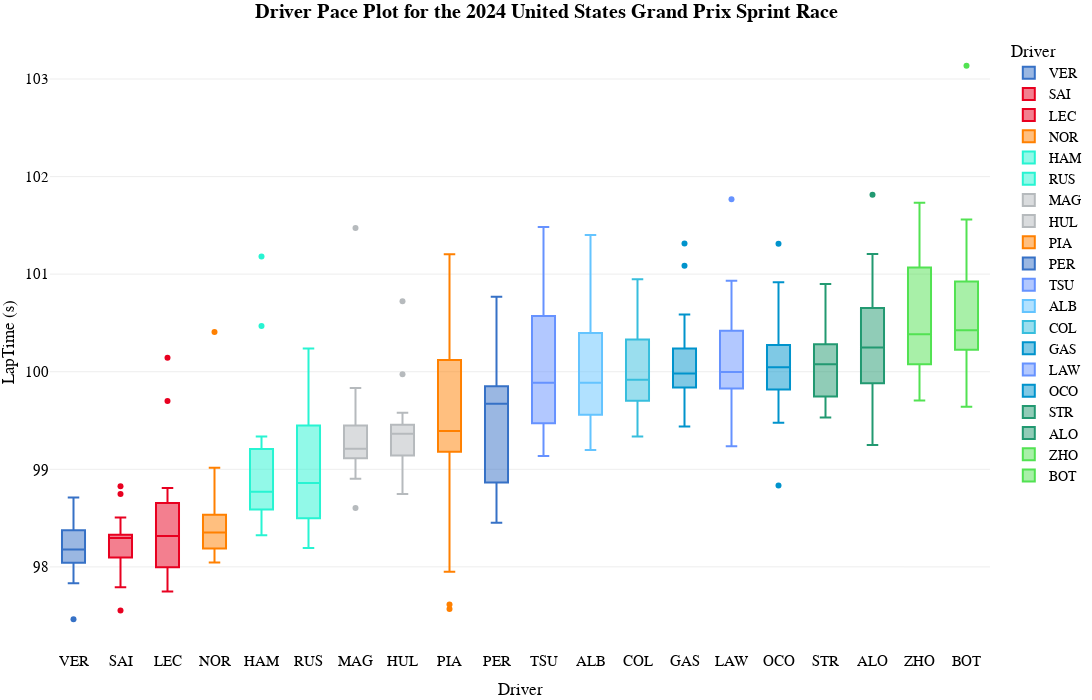

Notebook source saved alongside this figure:
### Code cell
fig_pace=px.box(
    transformed_laps.sort_values(by=["median","LapNumber"]),
    x="Driver",
    y="LapTime (s)",
    color='Driver',
    template="xgridoff",
    title="<b>Driver Pace Plot for the {} {} Sprint Race</b>".format(year,gp),
    # palette=team_palette,
    # whiskerprops=dict(color="white"),
    # boxprops=dict(edgecolor="white"),
    # medianprops=dict(color="grey"),
    # capprops=dict(color="white"),
    height=700, width=1200,

color_discrete_map={
                 "ALB": "#64C4FF",
                 "ALO": "#229971",
                 "BOT": "#52e252",
                 "COL": "#37BEDD",
                 "GAS": "#0093cc",
                 "HAM": "#27F4D2",
                 "HUL": "#B6BABD",
                 "LAW": "#6692FF",
                 "LEC": "#E80020",
                 "MAG": "#B6BABD",
                 "NOR": "#FF8000",
                 "OCO": "#0093cc",
                 "PER": "#3671C6",
                 "PIA": "#FF8000",
                 "RIC": "#6692FF",
                 "RUS": "#27F4D2",
                 "SAI": "#E80020",
                 "SAR": "#37BEDD",
                 "STR": "#229971",
                 "TSU": "#6692FF",
                 "VER": "#3671C6",
                 "ZHO": "#52e252"
          }
)
fig_pace.update_traces(opacity=1)
fig_pace.update_layout(
    title_x=0.5,
    hoverlabel=dict(
    bgcolor="white",
    font_size=16,
    font_family="PT Sans Narrow"
    ),
    yaxis = dict(tickfont = dict(size=15)),
    xaxis = dict(tickfont = dict(size=15)),
    font=dict(
        family="PT Sans Narrow",
        size=14,
        color="Black"
    ),
    title_font_family="PT Sans Narrow",
    margin=dict(l=50, r=5, t=35, b=50)
)
fig_pace.show()

### Figure 1 — Plotly figure (JSON) as saved in the notebook; plotly's stock layout.template omitted (floating-point values rounded to 4 significant figures)
{"data": [{"alignmentgroup": "True", "hovertemplate": "Driver=%{x}<br>LapTime (s)=%{y}<extra></extra>", "legendgroup": "VER", "marker": {"color": "#3671C6"}, "name": "VER", "notched": false, "offsetgroup": "VER", "opacity": 1, "orientation": "v", "showlegend": true, "type": "box", "x": ["VER", "VER", "VER", "VER", "VER", "VER", "VER", "VER", "VER", "VER", "VER", "VER", "VER", "VER", "VER", "VER", "VER", "VER"], "x0": " ", "xaxis": "x", "y": [98.69, 97.91, 98.15, 98.43, 98.29, 98.39, 98.71, 98.22, 98.19, 97.92, 98.04, 98.38, 98.36, 98.17, 98.17, 97.83, 98.05, 97.46], "y0": " ", "yaxis": "y"}, {"alignmentgroup": "True", "hovertemplate": "Driver=%{x}<br>LapTime (s)=%{y}<extra></extra>", "legendgroup": "SAI", "marker": {"color": "#E80020"}, "name": "SAI", "notched": false, "offsetgroup": "SAI", "opacity": 1, "orientation": "v", "showlegend": true, "type": "box", "x": ["SAI", "SAI", "SAI", "SAI", "SAI", "SAI", "SAI", "SAI", "SAI", "SAI", "SAI", "SAI", "SAI", "SAI", "SAI", "SAI", "SAI", "SAI"], "x0": " ", "xaxis": "x", "y": [98.51, 98.3, 98.83, 98.33, 98.29, 98.41, 98.75, 98.11, 98.31, 98.02, 98.1, 98.1, 98.18, 98.3, 98.33, 97.79, 98.05, 97.55], "y0": " ", "yaxis": "y"}, {"alignmentgroup": "True", "hovertemplate": "Driver=%{x}<br>LapTime (s)=%{y}<extra></extra>", "legendgroup": "LEC", "marker": {"color": "#E80020"}, "name": "LEC", "notched": false, "offsetgroup": "LEC", "opacity": 1, "orientation": "v", "showlegend": true, "type": "box", "x": ["LEC", "LEC", "LEC", "LEC", "LEC", "LEC", "LEC", "LEC", "LEC", "LEC", "LEC", "LEC", "LEC", "LEC", "LEC", "LEC", "LEC", "LEC"], "x0": " ", "xaxis": "x", "y": [98.66, 98.03, 98.66, 99.7, 98.22, 98.42, 98.58, 98.81, 98.45, 97.75, 97.83, 98.0, 98.58, 98.11, 98.19, 97.75, 97.85, 100.1], "y0": " ", "yaxis": "y"}, {"alignmentgroup": "True", "hovertemplate": "Driver=%{x}<br>LapTime (s)=%{y}<extra></extra>", "legendgroup": "NOR", "marker": {"color": "#FF8000"}, "name": "NOR", "notched": false, "offsetgroup": "NOR", "opacity": 1, "orientation": "v", "showlegend": true, "type": "box", "x": ["NOR", "NOR", "NOR", "NOR", "NOR", "NOR", "NOR", "NOR", "NOR", "NOR", "NOR", "NOR", "NOR", "NOR", "NOR", "NOR", "NOR", "NOR"], "x0": " ", "xaxis": "x", "y": [98.58, 98.05, 98.44, 98.58, 99.02, 98.15, 98.36, 98.12, 98.28, 98.45, 98.33, 98.31, 98.35, 98.19, 98.53, 98.05, 98.43, 100.4], "y0": " ", "yaxis": "y"}, {"alignmentgroup": "True", "hovertemplate": "Driver=%{x}<br>LapTime (s)=%{y}<extra></extra>", "legendgroup": "HAM", "marker": {"color": "#27F4D2"}, "name": "HAM", "notched": false, "offsetgroup": "HAM", "opacity": 1, "orientation": "v", "showlegend": true, "type": "box", "x": ["HAM", "HAM", "HAM", "HAM", "HAM", "HAM", "HAM", "HAM", "HAM", "HAM", "HAM", "HAM", "HAM", "HAM", "HAM", "HAM", "HAM", "HAM"], "x0": " ", "xaxis": "x", "y": [98.94, 98.7, 98.82, 98.59, 98.5, 98.64, 99.21, 101.2, 99.2, 98.32, 98.63, 98.56, 99.34, 98.94, 98.72, 98.37, 99.24, 100.5], "y0": " ", "yaxis": "y"}, {"alignmentgroup": "True", "hovertemplate": "Driver=%{x}<br>LapTime (s)=%{y}<extra></extra>", "legendgroup": "RUS", "marker": {"color": "#27F4D2"}, "name": "RUS", "notched": false, "offsetgroup": "RUS", "opacity": 1, "orientation": "v", "showlegend": true, "type": "box", "x": ["RUS", "RUS", "RUS", "RUS", "RUS", "RUS", "RUS", "RUS", "RUS", "RUS", "RUS", "RUS", "RUS", "RUS", "RUS", "RUS", "RUS", "RUS"], "x0": " ", "xaxis": "x", "y": [98.45, 98.19, 98.3, 98.45, 99.13, 98.5, 98.64, 99.65, 100.2, 99.68, 99.5, 98.96, 98.93, 99.45, 99.1, 98.56, 98.7, 98.78], "y0": " ", "yaxis": "y"}, {"alignmentgroup": "True", "hovertemplate": "Driver=%{x}<br>LapTime (s)=%{y}<extra></extra>", "legendgroup": "MAG", "marker": {"color": "#B6BABD"}, "name": "MAG", "notched": false, "offsetgroup": "MAG", "opacity": 1, "orientation": "v", "showlegend": true, "type": "box", "x": ["MAG", "MAG", "MAG", "MAG", "MAG", "MAG", "MAG", "MAG", "MAG", "MAG", "MAG", "MAG", "MAG", "MAG", "MAG", "MAG", "MAG", "MAG"], "x0": " ", "xaxis": "x", "y": [99.83, 99.56, 98.91, 101.5, 98.6, 99.29, 99.08, 99.11, 99.45, 98.9, 99.3, 99.38, 99.19, 99.19, 99.56, 99.21, 99.21, 99.12], "y0": " ", "yaxis": "y"}, {"alignmentgroup": "True", "hovertemplate": "Driver=%{x}<br>LapTime (s)=%{y}<extra></extra>", "legendgroup": "HUL", "marker": {"color": "#B6BABD"}, "name": "HUL", "notched": false, "offsetgroup": "HUL", "opacity": 1, "orientation": "v", "showlegend": true, "type": "box", "x": ["HUL", "HUL", "HUL", "HUL", "HUL", "HUL", "HUL", "HUL", "HUL", "HUL", "HUL", "HUL", "HUL", "HUL", "HUL", "HUL", "HUL", "HUL"], "x0": " ", "xaxis": "x", "y": [100.7, 99.46, 99.31, 99.97, 99.58, 99.15, 99.41, 99.45, 99.36, 99.14, 99.38, 98.83, 98.95, 99.37, 98.75, 98.98, 99.26, 99.47], "y0": " ", "yaxis": "y"}, {"alignmentgroup": "True", "hovertemplate": "Driver=%{x}<br>LapTime (s)=%{y}<extra></extra>", "legendgroup": "PIA", "marker": {"color": "#FF8000"}, "name": "PIA", "notched": false, "offsetgroup": "PIA", "opacity": 1, "orientation": "v", "showlegend": true, "type": "box", "x": ["PIA", "PIA", "PIA", "PIA", "PIA", "PIA", "PIA", "PIA", "PIA", "PIA", "PIA", "PIA", "PIA", "PIA", "PIA", "PIA", "PIA", "PIA"], "x0": " ", "xaxis": "x", "y": [101.2, 100.8, 100.0, 99.08, 99.27, 99.26, 99.18, 99.46, 100.1, 100.4, 99.24, 100.1, 101.2, 99.91, 99.33, 97.95, 97.61, 97.57], "y0": " ", "yaxis": "y"}, {"alignmentgroup": "True", "hovertemplate": "Driver=%{x}<br>LapTime (s)=%{y}<extra></extra>", "legendgroup": "PER", "marker": {"color": "#3671C6"}, "name": "PER", "notched": false, "offsetgroup": "PER", "opacity": 1, "orientation": "v", "showlegend": true, "type": "box", "x": ["PER", "PER", "PER", "PER", "PER", "PER", "PER", "PER", "PER", "PER", "PER", "PER", "PER", "PER", "PER", "PER", "PER", "PER"], "x0": " ", "xaxis": "x", "y": [100.8, 99.85, 99.39, 99.82, 99.65, 99.5, 99.76, 100.2, 99.71, 99.69, 100.2, 100.0, 98.86, 99.21, 98.73, 98.74, 98.85, 98.45], "y0": " ", "yaxis": "y"}, {"alignmentgroup": "True", "hovertemplate": "Driver=%{x}<br>LapTime (s)=%{y}<extra></extra>", "legendgroup": "TSU", "marker": {"color": "#6692FF"}, "name": "TSU", "notched": false, "offsetgroup": "TSU", "opacity": 1, "orientation": "v", "showlegend": true, "type": "box", "x": ["TSU", "TSU", "TSU", "TSU", "TSU", "TSU", "TSU", "TSU", "TSU", "TSU", "TSU", "TSU", "TSU", "TSU", "TSU", "TSU", "TSU", "TSU"], "x0": " ", "xaxis": "x", "y": [100.7, 99.18, 99.36, 99.31, 100.4, 100.4, 99.85, 99.92, 99.76, 99.58, 101.5, 100.6, 100.9, 100.1, 101.0, 99.47, 99.6, 99.14], "y0": " ", "yaxis": "y"}, {"alignmentgroup": "True", "hovertemplate": "Driver=%{x}<br>LapTime (s)=%{y}<extra></extra>", "legendgroup": "ALB", "marker": {"color": "#64C4FF"}, "name": "ALB", "notched": false, "offsetgroup": "ALB", "opacity": 1, "orientation": "v", "showlegend": true, "type": "box", "x": ["ALB", "ALB", "ALB", "ALB", "ALB", "ALB", "ALB", "ALB", "ALB", "ALB", "ALB", "ALB", "ALB", "ALB", "ALB", "ALB", "ALB", "ALB"], "x0": " ", "xaxis": "x", "y": [101.4, 101.3, 100.6, 100.3, 100.4, 100.4, 100.1, 100.1, 99.93, 99.56, 99.5, 99.21, 99.46, 99.8, 99.67, 99.2, 99.85, 99.75], "y0": " ", "yaxis": "y"}, {"alignmentgroup": "True", "hovertemplate": "Driver=%{x}<br>LapTime (s)=%{y}<extra></extra>", "legendgroup": "COL", "marker": {"color": "#37BEDD"}, "name": "COL", "notched": false, "offsetgroup": "COL", "opacity": 1, "orientation": "v", "showlegend": true, "type": "box", "x": ["COL", "COL", "COL", "COL", "COL", "COL", "COL", "COL", "COL", "COL", "COL", "COL", "COL", "COL", "COL", "COL", "COL", "COL"], "x0": " ", "xaxis": "x", "y": [100.7, 100.2, 99.82, 99.76, 99.61, 99.83, 99.38, 99.7, 100.1, 100.0, 100.9, 100.5, 100.7, 100.3, 100.2, 99.54, 99.7, 99.33], "y0": " ", "yaxis": "y"}, {"alignmentgroup": "True", "hovertemplate": "Driver=%{x}<br>LapTime (s)=%{y}<extra></extra>", "legendgroup": "GAS", "marker": {"color": "#0093cc"}, "name": "GAS", "notched": false, "offsetgroup": "GAS", "opacity": 1, "orientation": "v", "showlegend": true, "type": "box", "x": ["GAS", "GAS", "GAS", "GAS", "GAS", "GAS", "GAS", "GAS", "GAS", "GAS", "GAS", "GAS", "GAS", "GAS", "GAS", "GAS", "GAS", "GAS"], "x0": " ", "xaxis": "x", "y": [101.1, 100.6, 101.3, 99.85, 99.8, 99.58, 99.84, 100.2, 99.99, 99.98, 99.89, 100.3, 100.1, 100.2, 100.1, 99.76, 99.86, 99.44], "y0": " ", "yaxis": "y"}, {"alignmentgroup": "True", "hovertemplate": "Driver=%{x}<br>LapTime (s)=%{y}<extra></extra>", "legendgroup": "LAW", "marker": {"color": "#6692FF"}, "name": "LAW", "notched": false, "offsetgroup": "LAW", "opacity": 1, "orientation": "v", "showlegend": true, "type": "box", "x": ["LAW", "LAW", "LAW", "LAW", "LAW", "LAW", "LAW", "LAW", "LAW", "LAW", "LAW", "LAW", "LAW", "LAW", "LAW", "LAW", "LAW", "LAW"], "x0": " ", "xaxis": "x", "y": [100.9, 100.9, 100.4, 100.5, 101.8, 99.24, 99.55, 99.91, 100.0, 100.2, 99.83, 100.1, 99.92, 100.2, 99.93, 99.7, 99.74, 99.98], "y0": " ", "yaxis": "y"}, {"alignmentgroup": "True", "hovertemplate": "Driver=%{x}<br>LapTime (s)=%{y}<extra></extra>", "legendgroup": "OCO", "marker": {"color": "#0093cc"}, "name": "OCO", "notched": false, "offsetgroup": "OCO", "opacity": 1, "orientation": "v", "showlegend": true, "type": "box", "x": ["OCO", "OCO", "OCO", "OCO", "OCO", "OCO", "OCO", "OCO", "OCO", "OCO", "OCO", "OCO", "OCO", "OCO", "OCO", "OCO", "OCO", "OCO"], "x0": " ", "xaxis": "x", "y": [101.3, 100.9, 100.4, 100.3, 100.1, 98.83, 99.56, 99.9, 99.83, 100.0, 99.82, 100.1, 100.1, 100.1, 100.3, 99.72, 99.94, 99.48], "y0": " ", "yaxis": "y"}, {"alignmentgroup": "True", "hovertemplate": "Driver=%{x}<br>LapTime (s)=%{y}<extra></extra>", "legendgroup": "STR", "marker": {"color": "#229971"}, "name": "STR", "notched": false, "offsetgroup": "STR", "opacity": 1, "orientation": "v", "showlegend": true, "type": "box", "x": ["STR", "STR", "STR", "STR", "STR", "STR", "STR", "STR", "STR", "STR", "STR", "STR", "STR", "STR", "STR", "STR", "STR", "STR"], "x0": " ", "xaxis": "x", "y": [100.9, 100.4, 100.0, 99.68, 99.61, 100.8, 100.0, 100.0, 100.1, 100.1, 99.75, 100.2, 100.3, 100.6, 100.2, 99.87, 99.69, 99.53], "y0": " ", "yaxis": "y"}, {"alignmentgroup": "True", "hovertemplate": "Driver=%{x}<br>LapTime (s)=%{y}<extra></extra>", "legendgroup": "ALO", "marker": {"color": "#229971"}, "name": "ALO", "notched": false, "offsetgroup": "ALO", "opacity": 1, "orientation": "v", "showlegend": true, "type": "box", "x": ["ALO", "ALO", "ALO", "ALO", "ALO", "ALO", "ALO", "ALO", "ALO", "ALO", "ALO", "ALO", "ALO", "ALO", "ALO", "ALO", "ALO", "ALO"], "x0": " ", "xaxis": "x", "y": [100.8, 101.2, 100.4, 100.4, 101.8, 99.88, 100.7, 100.4, 99.98, 99.98, 99.9, 101.1, 100.2, 100.3, 99.84, 99.35, 99.25, 99.59], "y0": " ", "yaxis": "y"}, {"alignmentgroup": "True", "hovertemplate": "Driver=%{x}<br>LapTime (s)=%{y}<extra></extra>", "legendgroup": "ZHO", "marker": {"color": "#52e252"}, "name": "ZHO", "notched": false, "offsetgroup": "ZHO", "opacity": 1, "orientation": "v", "showlegend": true, "type": "box", "x": ["ZHO", "ZHO", "ZHO", "ZHO", "ZHO", "ZHO", "ZHO", "ZHO", "ZHO", "ZHO", "ZHO", "ZHO", "ZHO", "ZHO", "ZHO", "ZHO", "ZHO", "ZHO"], "x0": " ", "xaxis": "x", "y": [101.5, 101.3, 100.7, 100.3, 101.7, 100.5, 100.7, 101.1, 100.5, 100.2, 100.3, 100.3, 100.0, 100.1, 99.71, 99.7, 99.91, 101.1], "y0": " ", "yaxis": "y"}, {"alignmentgroup": "True", "hovertemplate": "Driver=%{x}<br>LapTime (s)=%{y}<extra></extra>", "legendgroup": "BOT", "marker": {"color": "#52e252"}, "name": "BOT", "notched": false, "offsetgroup": "BOT", "opacity": 1, "orientation": "v", "showlegend": true, "type": "box", "x": ["BOT", "BOT", "BOT", "BOT", "BOT", "BOT", "BOT", "BOT", "BOT", "BOT", "BOT", "BOT", "BOT", "BOT", "BOT", "BOT", "BOT", "BOT"], "x0": " ", "xaxis": "x", "y": [101.4, 101.3, 100.8, 100.0, 100.9, 100.5, 100.6, 101.6, 100.2, 100.5, 100.4, 100.2, 100.3, 100.4, 99.64, 99.8, 100.3, 103.1], "y0": " ", "yaxis": "y"}], "layout": {"boxmode": "overlay", "font": {"color": "Black", "family": "PT Sans Narrow", "size": 14}, "height": 700, "hoverlabel": {"bgcolor": "white", "font": {"family": "PT Sans Narrow", "size": 16}}, "legend": {"title": {"text": "Driver"}, "tracegroupgap": 0}, "margin": {"b": 50, "l": 50, "r": 5, "t": 35}, "title": {"font": {"family": "PT Sans Narrow"}, "text": "<b>Driver Pace Plot for the 2024 United States Grand Prix Sprint Race</b>", "x": 0.5}, "width": 1200, "xaxis": {"anchor": "y", "categoryarray": ["VER", "SAI", "LEC", "NOR", "HAM", "RUS", "MAG", "HUL", "PIA", "PER", "TSU", "ALB", "COL", "GAS", "LAW", "OCO", "STR", "ALO", "ZHO", "BOT"], "categoryorder": "array", "domain": [0, 1], "tickfont": {"size": 15}, "title": {"text": "Driver"}}, "yaxis": {"anchor": "x", "domain": [0, 1], "tickfont": {"size": 15}, "title": {"text": "LapTime (s)"}}}}
